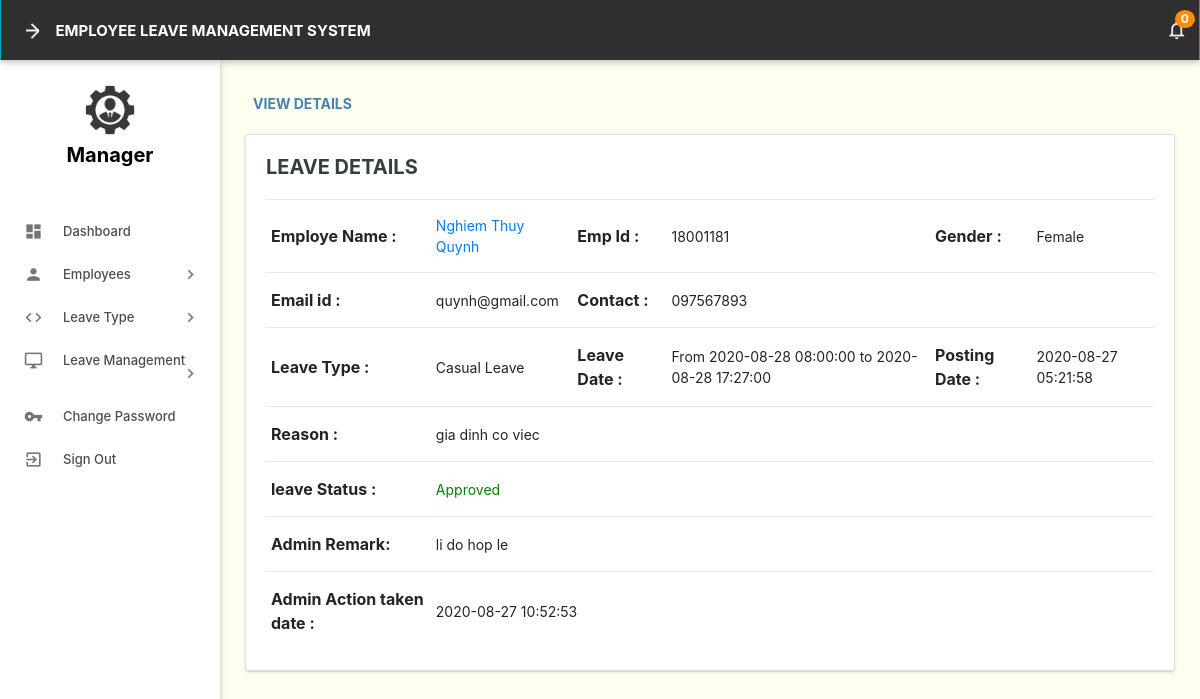
The page /admin/leave-details.php?leaveid=22 (signed in) on the database its author committed.
### tables this page shows
CREATE TABLE `leaves` (
  `Id` int(11) NOT NULL,
  `LeaveType` varchar(110) NOT NULL,
  `EndDate` datetime NOT NULL,
  `StartDate` datetime NOT NULL,
  `Reason` mediumtext NOT NULL,
  `PostingDate` timestamp NOT NULL DEFAULT current_timestamp(),
  `AdminRemark` mediumtext DEFAULT NULL,
  `AdminRemarkDate` varchar(120) DEFAULT NULL,
  `Status` int(1) NOT NULL,
  `IsRead` int(1) NOT NULL,
  `empid` int(11) DEFAULT NULL
);

CREATE TABLE `employees` (
  `id` int(11) NOT NULL,
  `EmpId` varchar(100) NOT NULL,
  `FullName` varchar(150) NOT NULL,
  `EmailId` varchar(200) NOT NULL,
  `Password` varchar(180) NOT NULL,
  `Gender` varchar(100) NOT NULL,
  `Dob` varchar(100) NOT NULL,
  `Address` varchar(255) NOT NULL,
  `Phonenumber` char(11) NOT NULL,
  `Status` int(1) NOT NULL,
  `RegDate` timestamp NOT NULL DEFAULT current_timestamp()
);

### admin/leave-details.php (the view, shortened to what this page needs)
<?php
include('includes/config.php');
if (strlen($_SESSION['alogin']) == 0) {
    header('location:index.php');
} else {
    ?>
    <!DOCTYPE html>
    <html lang="en">
        <head>
            <link type="text/css" rel="stylesheet" href="../assets/plugins/materialize/css/materialize.min.css"/>
            <link href="../assets/plugins/material-preloader/css/materialPreloader.min.css" rel="stylesheet">
            <link href="../assets/plugins/datatables/css/jquery.dataTables.min.css" rel="stylesheet">
            <link href="../assets/plugins/google-code-prettify/prettify.css" rel="stylesheet" type="text/css"/>
            <link href="../assets/css/alpha.min.css" rel="stylesheet" type="text/css"/>
            <link href="../assets/css/custom.css" rel="stylesheet" type="text/css"/>
            <link rel="stylesheet" href="https://stackpath.bootstrapcdn.com/bootstrap/4.5.2/css/bootstrap.min.css">
        </head>
        <body>
    <?php include('includes/header.php'); ?>
    <?php include('includes/sidebar.php'); ?>
            <main class="mn-inner">
                <div class="page-title" style="color: #4682B4"><strong>view Details</strong></div>
                <br>
                <br>
                <div class="card">
                    <div class="card-content">
                        <span class="card-title" style="color: #34403F; font-size: 20px">Leave Details</span>
                        <table id="example" class="display responsive-table ">
                            <tbody>
                        <?php
                        $lid = intval($_GET['leaveid']);
                        $sql = "SELECT leaves.id as lid,employees.FullName,employees.EmpId,employees.id,employees.Gender,employees.Phonenumber,employees.EmailId,leaves.LeaveType,leaves.EndDate,leaves.StartDate,leaves.Reason,leaves.PostingDate,leaves.Status,leaves.AdminRemark,leaves.AdminRemarkDate from leaves join employees on leaves.empid=employees.id where leaves.id=:lid";
                        $query = $dbh->prepare($sql);
                        $query->bindParam(':lid', $lid, PDO::PARAM_STR);
                        $query->execute();
                        $results = $query->fetchAll(PDO::FETCH_OBJ);
                        if ($query->rowCount() > 0) {
                            foreach ($results as $result) {
                                ?>
                                        <tr>
                                            <td style="font-size:16px;"> <b>Employe Name :</b></td>
                                            <td><a href="editemployee.php?empid=<?php echo htmlentities($result->id); ?>" target="_blank">
                                        <?php echo htmlentities($result->FullName); ?></a></td>
                                            <td style="font-size:16px;"><b>Emp Id :</b></td>
                                            <td><?php echo htmlentities($result->EmpId); ?></td>
                                            <td style="font-size:16px;"><b>Gender :</b></td>
                                            <td><?php echo htmlentities($result->Gender); ?></td>
                                        </tr>
                                        <tr>
                                            <td style="font-size:16px;"><b>Email id :</b></td>
                                            <td><?php echo htmlentities($result->EmailId); ?></td>
                                            <td style="font-size:16px;"><b>Contact :</b></td>
                                            <td><?php echo htmlentities($result->Phonenumber); ?></td>
                                            <td>&nbsp;</td>
                                            <td>&nbsp;</td>
                                        </tr>
                                        <tr>
                                            <td style="font-size:16px;"><b>Leave Type :</b></td>
                                            <td><?php echo htmlentities($result->LeaveType); ?></td>
                                            <td style="font-size:16px;"><b>Leave Date :</b></td>
                                            <td>From <?php echo htmlentities($result->StartDate); ?> to <?php echo htmlentities($result->EndDate); ?></td>
                                            <td style="font-size:16px;"><b>Posting Date :</b></td>
                                            <td><?php echo htmlentities($result->PostingDate); ?></td>
                                        </tr>
                                        <tr>
                                            <td style="font-size:16px;"><b>Reason : </b></td>
                                            <td colspan="5"><?php echo htmlentities($result->Reason); ?></td>
                                        </tr>
                                        <tr>
                                            <td style="font-size:16px;"><b>leave Status :</b></td>
                                            <td colspan="5"><?php
                            $stats = $result->Status;
                            if ($stats == 1) {
                                ?>
                                                    <span style="color: green">Approved</span>
            <?php } if ($stats == 2) { ?>
                                                    <span style="color: red">Not Approved</span>
            <?php } if ($stats == 0) { ?>
                                                    <span style="color: blue">waiting for approval</span>
                                                <?php } ?>
                                            </td>
                                        </tr>
                                        <tr>
                                            <td style="font-size:16px;"><b>Admin Remark: </b></td>
                                            <td colspan="5"><?php
                                                if ($result->AdminRemark == "") {
                                                    echo "waiting for Approval";
                                                } else {
                                                    echo htmlentities($result->AdminRemark);
                                                }
                                                ?></td>
                                        </tr>
                                        <tr>
                                            <td style="font-size:16px;"><b>Admin Action taken date : </b></td>
                                            <td colspan="5"><?php
                                                if ($result->AdminRemarkDate == "") {
                                                    echo "NA";
                                                } else {
                                                    echo htmlentities($result->AdminRemarkDate);
                                                }
                                                ?></td>
                                        </tr>
            <?php $cnt++;
        }
    } ?>
                            </tbody>
                        </table>
                    </div>
                </div>
            </main>
        </div>
        <div class="left-sidebar-hover"></div>
    </body>
    </html>
<?php } ?>

### rows shown on the page
leaves: employees.FullName "Nghiem Thuy Quynh", employees.EmpId "18001181", employees.Gender "Female", employees.EmailId "quynh@gmail.com", employees.Phonenumber "097567893", LeaveType "Casual Leave", StartDate "2020-08-28 08:00:00", EndDate "2020-08-28 17:27:00", PostingDate "2020-08-27 05:21:58", Reason "gia dinh co viec", Status "Approved", AdminRemark "li do hop le", AdminRemarkDate "2020-08-27 10:52:53"

### other values the page prints
$unreadcount "0"
